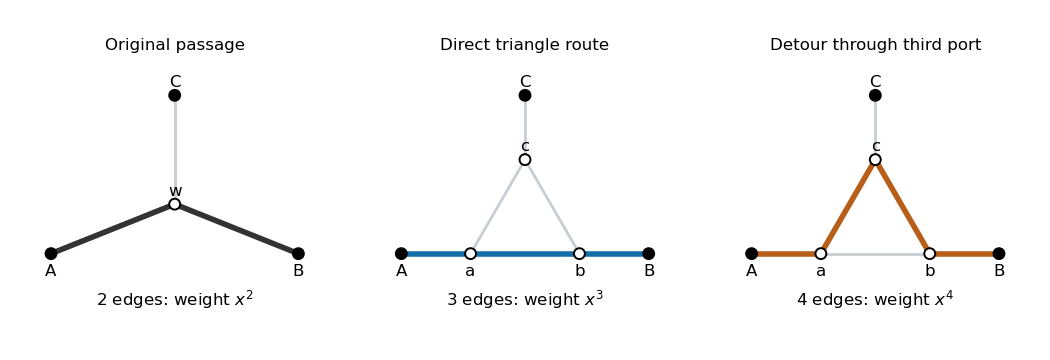

The Python source for this figure:
"""Original triangle-route diagram. Python 3.14; NumPy/Matplotlib per root pyproject.
Writes only paper-26-triangle-routes.png into the current working directory.
Set MPLCONFIGDIR externally to the desired private cache directory.
"""
from pathlib import Path
import matplotlib
matplotlib.use('Agg')
import matplotlib.pyplot as plt
from matplotlib.patches import Circle

fig, axes = plt.subplots(1, 3, figsize=(10.5, 3.6), dpi=100, facecolor='white')
ports = {'a': (-.55, -.45), 'b': (.55, -.45), 'c': (0, .5)}
outer = {'A': (-1.25, -.45), 'B': (1.25, -.45), 'C': (0, 1.15)}
for j, ax in enumerate(axes):
    coords = outer | ({'w': (0, .05)} if j == 0 else ports)
    edges = [('A', 'w'), ('w', 'B'), ('w', 'C')] if j == 0 else [('A', 'a'), ('B', 'b'), ('C', 'c'), ('a', 'b'), ('b', 'c'), ('c', 'a')]
    route = [('A', 'w'), ('w', 'B')] if j == 0 else ([('A', 'a'), ('a', 'b'), ('b', 'B')] if j == 1 else [('A', 'a'), ('a', 'c'), ('c', 'b'), ('b', 'B')])
    for u, v in edges:
        ax.plot([coords[u][0], coords[v][0]], [coords[u][1], coords[v][1]], color='#c8cdd2', lw=2, zorder=1)
    for u, v in route:
        ax.plot([coords[u][0], coords[v][0]], [coords[u][1], coords[v][1]], color=['#333333', '#146fa8', '#b75e18'][j], lw=4, zorder=2)
    for name, (x, y) in coords.items():
        ax.add_patch(Circle((x, y), .055, facecolor='black' if name in outer else 'white', edgecolor='black', lw=1.4, zorder=3))
        ax.text(x, y - .18 if name in ['A', 'B', 'a', 'b'] else y + .13, name, ha='center', va='center', fontsize=12)
    ax.set_title(['Original passage', 'Direct triangle route', 'Detour through third port'][j], fontsize=12, pad=8)
    ax.text(0, -.97, ['$2$ edges: weight $x^2$', '$3$ edges: weight $x^3$', '$4$ edges: weight $x^4$'][j], ha='center', fontsize=12)
    ax.set(xlim=(-1.5, 1.5), ylim=(-1.13, 1.5), aspect='equal')
    ax.axis('off')
fig.subplots_adjust(left=.025, right=.975, bottom=.07, top=.87, wspace=.18)
fig.savefig(Path.cwd() / 'paper-26-triangle-routes.png', dpi=100, facecolor='white', transparent=False)
plt.close(fig)
